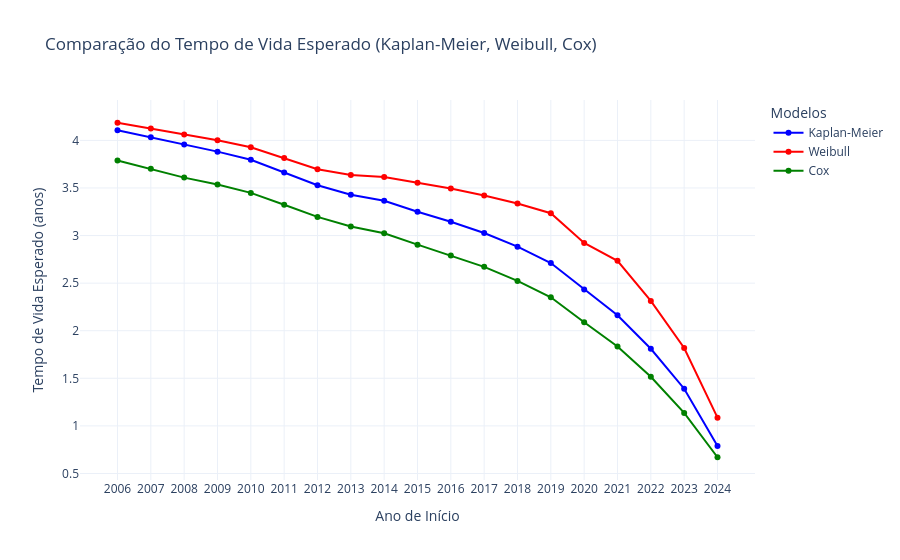

The cell this chart's notebook holds for it:
### Code cell
analisar_sobrevivencia_comparada(tabela_nova_df)

### Figure 1 — Plotly figure (JSON) as saved in the notebook; plotly's stock layout.template omitted (floating-point values rounded to 4 significant figures)
{"data": [{"line": {"color": "blue"}, "mode": "lines+markers", "name": "Kaplan-Meier", "type": "scatter", "x": ["2006", "2007", "2008", "2009", "2010", "2011", "2012", "2013", "2014", "2015", "2016", "2017", "2018", "2019", "2020", "2021", "2022", "2023", "2024"], "y": [4.107, 4.032, 3.956, 3.882, 3.796, 3.663, 3.529, 3.43, 3.366, 3.25, 3.145, 3.027, 2.883, 2.711, 2.433, 2.163, 1.811, 1.391, 0.7882]}, {"line": {"color": "red"}, "mode": "lines+markers", "name": "Weibull", "type": "scatter", "x": ["2006", "2007", "2008", "2009", "2010", "2011", "2012", "2013", "2014", "2015", "2016", "2017", "2018", "2019", "2020", "2021", "2022", "2023", "2024"], "y": [4.185, 4.125, 4.063, 4.001, 3.929, 3.814, 3.697, 3.636, 3.615, 3.554, 3.494, 3.421, 3.337, 3.235, 2.923, 2.735, 2.313, 1.818, 1.087]}, {"line": {"color": "green"}, "mode": "lines+markers", "name": "Cox", "type": "scatter", "x": ["2006", "2007", "2008", "2009", "2010", "2011", "2012", "2013", "2014", "2015", "2016", "2017", "2018", "2019", "2020", "2021", "2022", "2023", "2024"], "y": [3.788, 3.701, 3.609, 3.536, 3.448, 3.324, 3.196, 3.096, 3.024, 2.904, 2.79, 2.671, 2.523, 2.351, 2.088, 1.835, 1.516, 1.137, 0.6705]}], "layout": {"legend": {"title": {"text": "Modelos"}}, "title": {"text": "Comparação do Tempo de Vida Esperado (Kaplan-Meier, Weibull, Cox)"}, "xaxis": {"title": {"text": "Ano de Início"}}, "yaxis": {"title": {"text": "Tempo de Vida Esperado (anos)"}}}}
